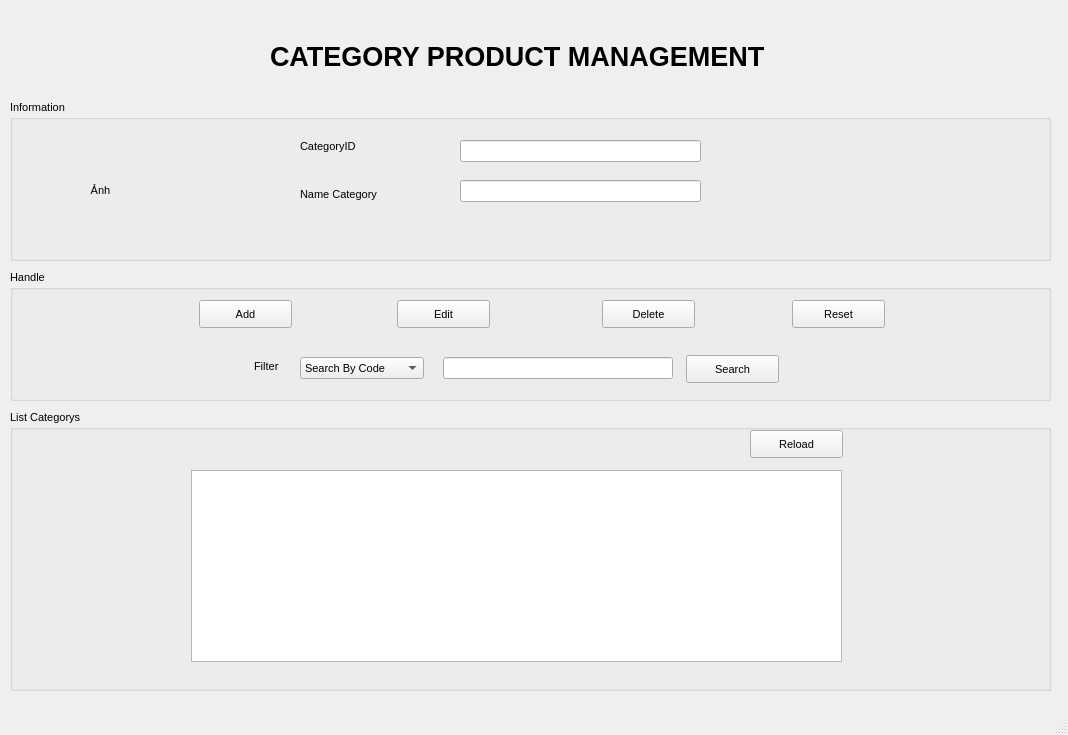
<?xml version="1.0" encoding="UTF-8"?>
<ui version="4.0">
 <class>MainWindow</class>
 <widget class="QMainWindow" name="MainWindow">
  <property name="geometry">
   <rect>
    <x>0</x>
    <y>0</y>
    <width>1068</width>
    <height>735</height>
   </rect>
  </property>
  <property name="windowTitle">
   <string>MainWindow</string>
  </property>
  <widget class="QWidget" name="centralwidget">
   <widget class="QLabel" name="label">
    <property name="geometry">
     <rect>
      <x>270</x>
      <y>30</y>
      <width>611</width>
      <height>52</height>
     </rect>
    </property>
    <property name="font">
     <font>
      <pointsize>20</pointsize>
      <weight>75</weight>
      <bold>true</bold>
     </font>
    </property>
    <property name="text">
     <string>CATEGORY PRODUCT MANAGEMENT</string>
    </property>
   </widget>
   <widget class="QGroupBox" name="groupBox">
    <property name="geometry">
     <rect>
      <x>10</x>
      <y>100</y>
      <width>1041</width>
      <height>161</height>
     </rect>
    </property>
    <property name="font">
     <font>
      <pointsize>8</pointsize>
     </font>
    </property>
    <property name="title">
     <string>Information</string>
    </property>
    <widget class="QLabel" name="label_2">
     <property name="geometry">
      <rect>
       <x>40</x>
       <y>30</y>
       <width>101</width>
       <height>121</height>
      </rect>
     </property>
     <property name="font">
      <font>
       <pointsize>8</pointsize>
      </font>
     </property>
     <property name="text">
      <string>Ảnh</string>
     </property>
     <property name="alignment">
      <set>Qt::AlignCenter</set>
     </property>
    </widget>
    <widget class="QLabel" name="label_3">
     <property name="geometry">
      <rect>
       <x>290</x>
       <y>30</y>
       <width>101</width>
       <height>32</height>
      </rect>
     </property>
     <property name="font">
      <font>
       <pointsize>8</pointsize>
      </font>
     </property>
     <property name="text">
      <string>CategoryID</string>
     </property>
    </widget>
    <widget class="QLabel" name="label_4">
     <property name="geometry">
      <rect>
       <x>290</x>
       <y>80</y>
       <width>121</width>
       <height>29</height>
      </rect>
     </property>
     <property name="font">
      <font>
       <pointsize>8</pointsize>
      </font>
     </property>
     <property name="text">
      <string>Name Category</string>
     </property>
    </widget>
    <widget class="QLineEdit" name="txtID">
     <property name="geometry">
      <rect>
       <x>450</x>
       <y>40</y>
       <width>241</width>
       <height>22</height>
      </rect>
     </property>
     <property name="font">
      <font>
       <pointsize>8</pointsize>
      </font>
     </property>
    </widget>
    <widget class="QLineEdit" name="txtName">
     <property name="geometry">
      <rect>
       <x>450</x>
       <y>80</y>
       <width>241</width>
       <height>22</height>
      </rect>
     </property>
     <property name="font">
      <font>
       <pointsize>8</pointsize>
      </font>
     </property>
    </widget>
   </widget>
   <widget class="QGroupBox" name="groupBox_2">
    <property name="geometry">
     <rect>
      <x>10</x>
      <y>270</y>
      <width>1041</width>
      <height>131</height>
     </rect>
    </property>
    <property name="font">
     <font>
      <pointsize>8</pointsize>
     </font>
    </property>
    <property name="title">
     <string>Handle</string>
    </property>
    <widget class="QPushButton" name="btnAdd">
     <property name="geometry">
      <rect>
       <x>189</x>
       <y>30</y>
       <width>93</width>
       <height>28</height>
      </rect>
     </property>
     <property name="font">
      <font>
       <pointsize>8</pointsize>
      </font>
     </property>
     <property name="text">
      <string>Add</string>
     </property>
    </widget>
    <widget class="QPushButton" name="btnEdit">
     <property name="geometry">
      <rect>
       <x>387</x>
       <y>30</y>
       <width>93</width>
       <height>28</height>
      </rect>
     </property>
     <property name="font">
      <font>
       <pointsize>8</pointsize>
      </font>
     </property>
     <property name="text">
      <string>Edit</string>
     </property>
    </widget>
    <widget class="QPushButton" name="btnDelete">
     <property name="geometry">
      <rect>
       <x>592</x>
       <y>30</y>
       <width>93</width>
       <height>28</height>
      </rect>
     </property>
     <property name="font">
      <font>
       <pointsize>8</pointsize>
      </font>
     </property>
     <property name="text">
      <string>Delete</string>
     </property>
    </widget>
    <widget class="QPushButton" name="btnReset">
     <property name="geometry">
      <rect>
       <x>782</x>
       <y>30</y>
       <width>93</width>
       <height>28</height>
      </rect>
     </property>
     <property name="font">
      <font>
       <pointsize>8</pointsize>
      </font>
     </property>
     <property name="text">
      <string>Reset</string>
     </property>
    </widget>
    <widget class="QLineEdit" name="txtSearch">
     <property name="geometry">
      <rect>
       <x>433</x>
       <y>87</y>
       <width>230</width>
       <height>22</height>
      </rect>
     </property>
     <property name="font">
      <font>
       <pointsize>8</pointsize>
      </font>
     </property>
    </widget>
    <widget class="QPushButton" name="btnSearch">
     <property name="geometry">
      <rect>
       <x>676</x>
       <y>85</y>
       <width>93</width>
       <height>28</height>
      </rect>
     </property>
     <property name="font">
      <font>
       <pointsize>8</pointsize>
      </font>
     </property>
     <property name="text">
      <string>Search</string>
     </property>
    </widget>
    <widget class="QLabel" name="label_5">
     <property name="geometry">
      <rect>
       <x>244</x>
       <y>88</y>
       <width>34</width>
       <height>16</height>
      </rect>
     </property>
     <property name="text">
      <string>Filter</string>
     </property>
    </widget>
    <widget class="QComboBox" name="cbxFilter">
     <property name="geometry">
      <rect>
       <x>290</x>
       <y>87</y>
       <width>124</width>
       <height>22</height>
      </rect>
     </property>
     <item>
      <property name="text">
       <string>Search By Code</string>
      </property>
     </item>
     <item>
      <property name="text">
       <string>Search By Name</string>
      </property>
     </item>
    </widget>
   </widget>
   <widget class="QGroupBox" name="groupBox_3">
    <property name="geometry">
     <rect>
      <x>10</x>
      <y>410</y>
      <width>1041</width>
      <height>281</height>
     </rect>
    </property>
    <property name="font">
     <font>
      <pointsize>8</pointsize>
     </font>
    </property>
    <property name="title">
     <string>List Categorys</string>
    </property>
    <widget class="QPushButton" name="btnReload">
     <property name="geometry">
      <rect>
       <x>740</x>
       <y>20</y>
       <width>93</width>
       <height>28</height>
      </rect>
     </property>
     <property name="text">
      <string>Reload</string>
     </property>
    </widget>
    <widget class="QTableWidget" name="tblCategory">
     <property name="geometry">
      <rect>
       <x>181</x>
       <y>60</y>
       <width>651</width>
       <height>192</height>
      </rect>
     </property>
    </widget>
   </widget>
   <widget class="QLabel" name="txtUserName">
    <property name="enabled">
     <bool>false</bool>
    </property>
    <property name="geometry">
     <rect>
      <x>908</x>
      <y>10</y>
      <width>141</width>
      <height>20</height>
     </rect>
    </property>
    <property name="sizePolicy">
     <sizepolicy hsizetype="Preferred" vsizetype="Preferred">
      <horstretch>0</horstretch>
      <verstretch>0</verstretch>
     </sizepolicy>
    </property>
    <property name="font">
     <font>
      <pointsize>12</pointsize>
      <weight>75</weight>
      <bold>true</bold>
     </font>
    </property>
    <property name="layoutDirection">
     <enum>Qt::LeftToRight</enum>
    </property>
    <property name="text">
     <string/>
    </property>
    <property name="alignment">
     <set>Qt::AlignRight|Qt::AlignTrailing|Qt::AlignVCenter</set>
    </property>
   </widget>
  </widget>
  <widget class="QMenuBar" name="menubar">
   <property name="geometry">
    <rect>
     <x>0</x>
     <y>0</y>
     <width>1068</width>
     <height>26</height>
    </rect>
   </property>
  </widget>
  <widget class="QStatusBar" name="statusbar"/>
 </widget>
 <resources/>
 <connections/>
</ui>
